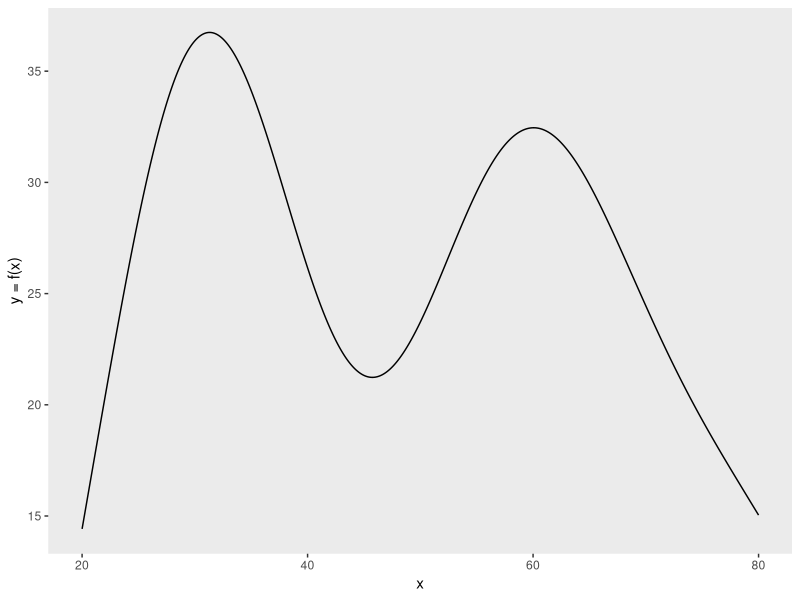
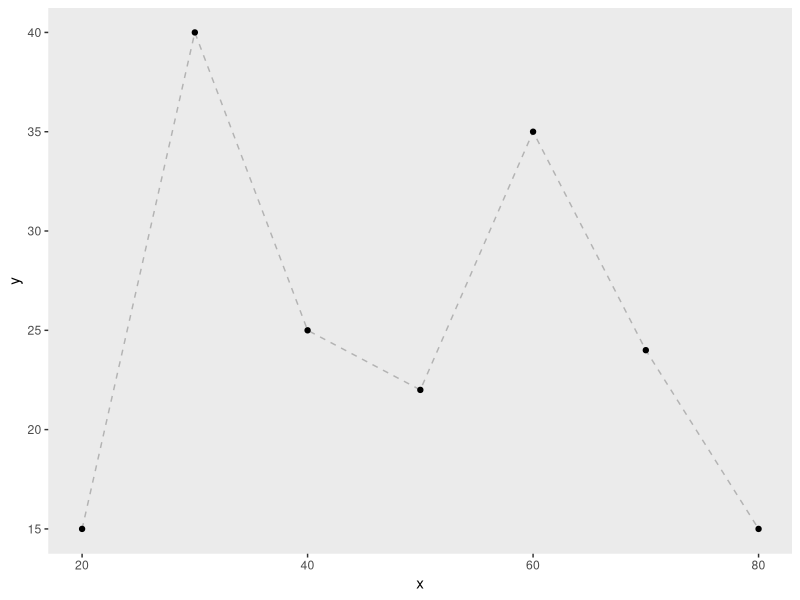
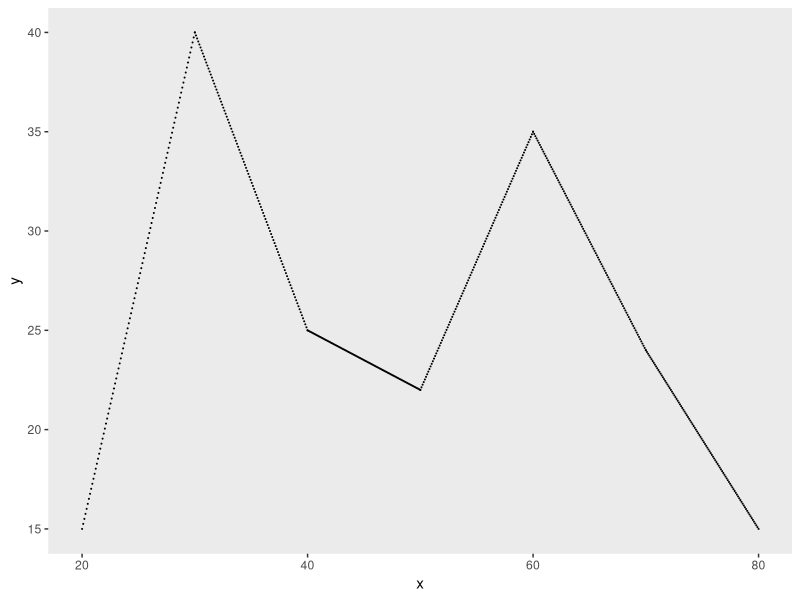
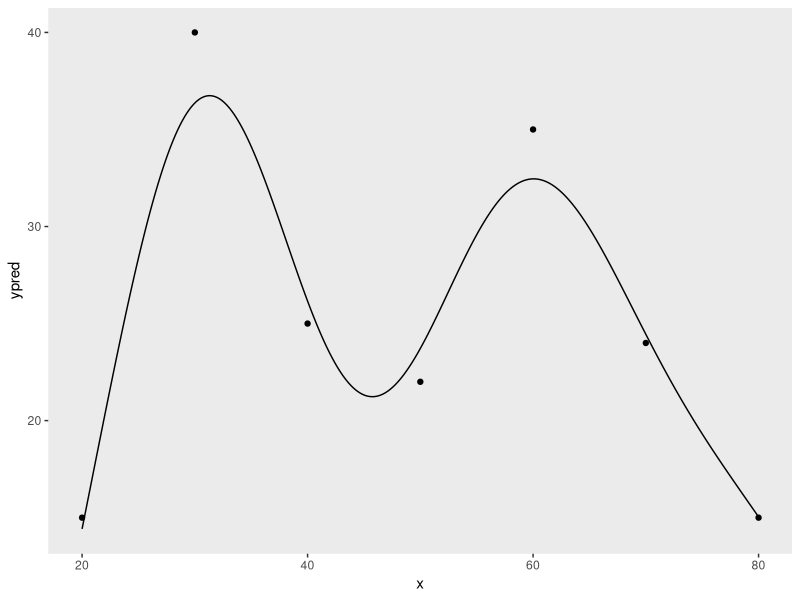
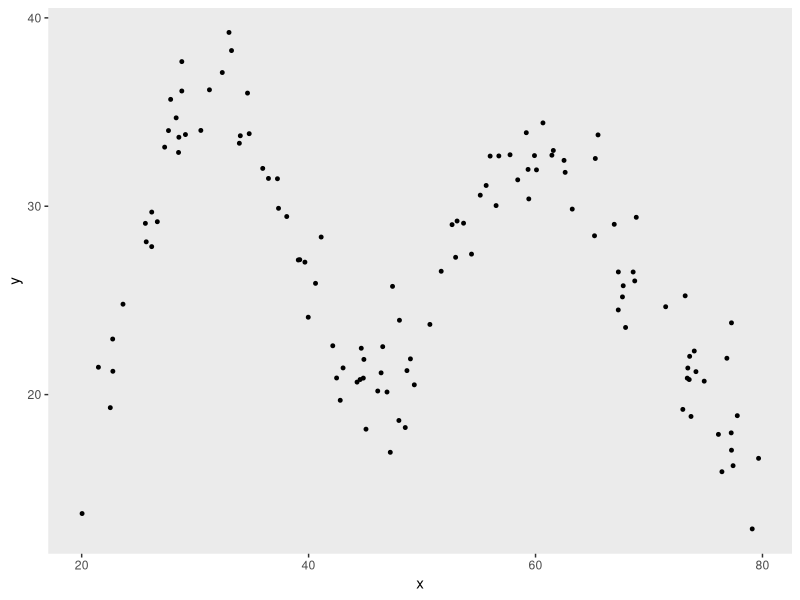
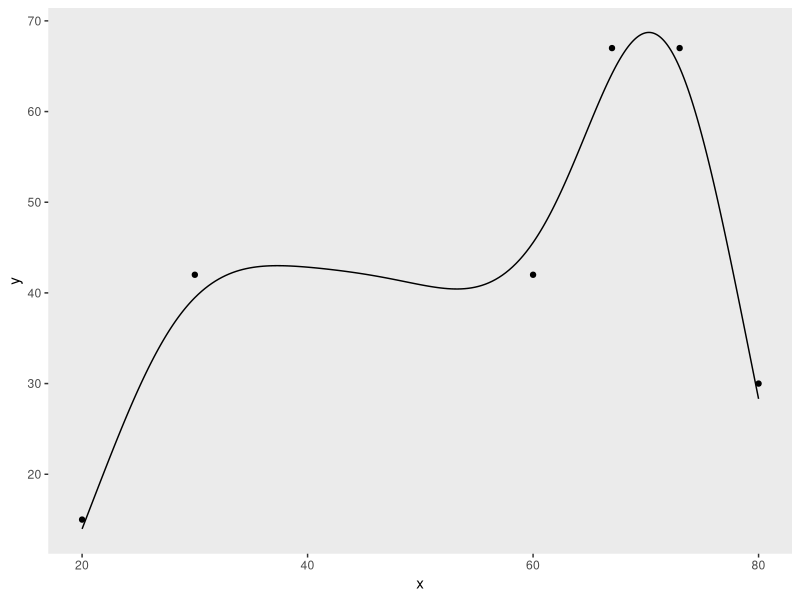
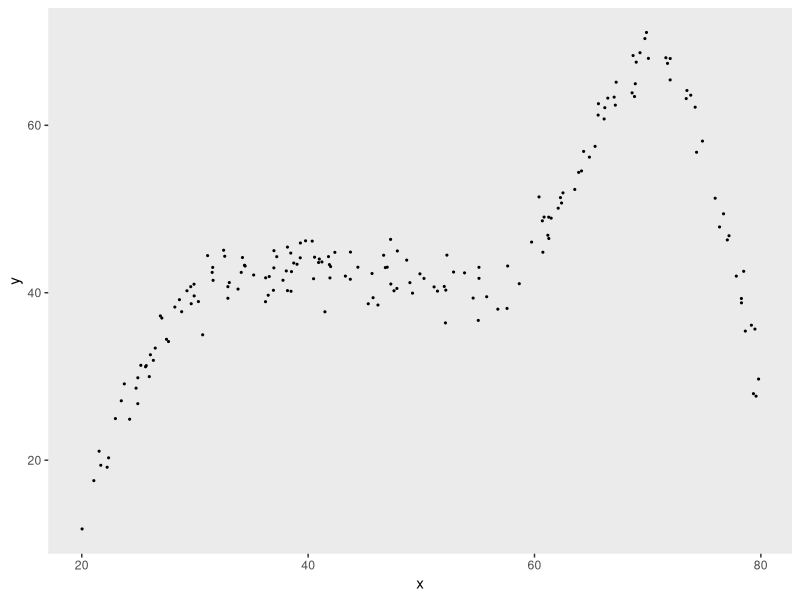

These figures' R source, in order:
## ---- chunk 1
library(data.table)
library(ggplot2)
library(mgcv)
## ---- chunk 2
x <- c(20, 30, 40, 50, 60, 70, 80)
y <- c(15, 40, 25, 22, 35, 24, 15)

dd <- data.table(x = x, y = y)

dc <- copy(dd)
  
dc[, xend := (shift(x, type = "lead"))]
dc[, yend := (shift(y, type = "lead"))]
dc <- dc[ -.N]
dc[, id := .I]

interp_line <- function(x, y, xend, yend) {
  slope <- (yend - y)/(xend - x)
  b <- y - slope*x
  newx <- seq(x, xend, length = 100)
  newy <- newx*slope + b
  
  data.table::data.table(x = newx, y = newy)
}
  
dx <- dc[, interp_line(x, y, xend, yend), keyby = id]

gam.fit <- gam(y ~ s(x, k = 7), data = dx)
dx[, ypred := predict(gam.fit)]
  
ggplot(data = dx, aes(x=x, y = ypred)) +
  geom_line()  +
  theme(panel.grid = element_blank()) +
  ylab("y = f(x)")

## ---- chunk 3
x <- c(20, 30, 40, 50, 60, 70, 80)
y <- c(15, 40, 25, 22, 35, 24, 15)

dd <- data.table(x = x, y = y)

ggplot(data = dd, aes(x = x, y = y)) +
  geom_line(lty = 2, color = "grey70") +    
  geom_point() +
  theme(panel.grid = element_blank())
## ---- chunk 4
dc <- copy(dd)
  
dc[, xend := (shift(x, type = "lead"))]
dc[, yend := (shift(y, type = "lead"))]
dc <- dc[ -.N]
dc[, id := .I]

dc
## ---- chunk 5
interp_line <- function(x, y, xend, yend) {
  slope <- (yend - y)/(xend - x)
  b <- y - slope*x
  newx <- seq(x, xend, length = 100)
  newy <- newx*slope + b
  
  data.table::data.table(x = newx, y = newy)
}
  
dx <- dc[, interp_line(x, y, xend, yend), keyby = id]
dx
## ---- chunk 6
ggplot(data = dx, aes(x = x, y = y)) +
  geom_point(size = .05) +
  theme(panel.grid = element_blank())
## ---- chunk 7
gam.fit <- gam(y ~ s(x, k = 7), data = dx)
## ---- chunk 8
dx[, ypred := predict(gam.fit)]
  
ggplot(data = dx, aes(x=x, y = ypred)) +
      geom_line()  +
      geom_point(data = dd, aes(x = x, y = y)) +
      theme(panel.grid = element_blank())
## ---- chunk 9
set.seed(123)

rand_data <- data.table(x = runif(120, 20, 80))
rand_data$y <- predict(gam.fit, newdata = rand_data) + rnorm(nrow(rand_data),0, 2)

ggplot(data = rand_data, aes(x = x, y = y)) +
  geom_point(size = 1)  +
  theme(panel.grid = element_blank())
## ---- chunk 10
interp_line <- function(x, y, xend, yend, npoints = 100) {
  slope <- (yend - y)/(xend - x)
  b <- y - slope*x
  newx <- seq(x, xend, length = npoints)
  newy <- newx*slope + b
  
  data.table::data.table(x = newx, y = newy)
}

getNLfunction <- function(dd, k = 0, show.plot = TRUE) {
  dc <- copy(dd)
  
  dc[, xend := (shift(x, type = "lead"))]
  dc[, yend := (shift(y, type = "lead"))]
  
  dc <- dc[ -.N]
  dc[, id := .I]
  
  dx <- dc[, interp_line(x, y, xend, yend, 100), keyby = id]
  
  gam.fit <- gam(y ~ s(x, k = nrow(dd) + k), data = dx)
  dx[, ypred := predict(gam.fit)]
  
  if (show.plot) {
    
    p <- ggplot(data = dx, aes(x=x, y = ypred)) +
      geom_line()  +
      geom_point(data = dd, aes(x = x, y = y)) +
      theme(panel.grid = element_blank()) +
      ylab("y")
    
    print(p)
  }
  
  return(gam.fit)

}

genNL <- function(nf, x, sd) {
  predict(nf, newdata= data.frame(x = x))  + rnorm(length(x), 0, sd)
}
## ---- chunk 11
x <- c(20, 30, 60, 67, 73, 80)
y <- c(15, 42, 42, 67, 67, 30)

nlf <- getNLfunction(data.table(x = x, y = y), k = 1)
## ---- chunk 12
rand_data <- data.table(x = runif(180, 20, 80))
rand_data$y <- genNL(nlf, rand_data$x, sd = 2)
## ---- chunk 13
ggplot(data = rand_data, aes(x=x, y = y)) +
  geom_point(size = .4)  +
  theme(panel.grid = element_blank())
